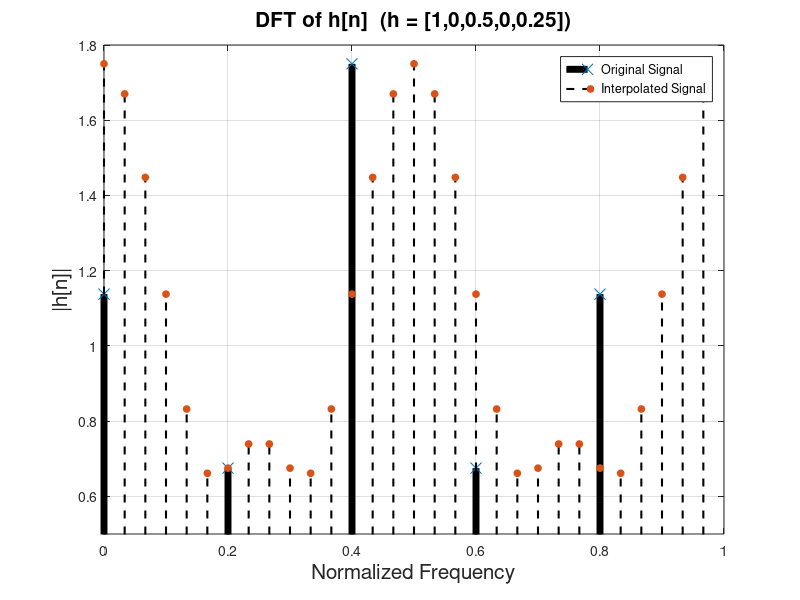

This figure's MATLAB source:
%Zero Padding
%Rijk van Wijk & Nicolaas du Plessis
close all; clear; clc;

h = [1 0 1/2 0 1/4];
H = fftshift(abs(fft(h)));
N = 5;
f = [0: 1/N : (N-1)/N];

stem(f,H,'LineStyle','-','LineWidth',5,'Color','black','Marker','x','MarkerSize',8);
axis([0 1 0.5 1.8]); grid on
xlabel('Normalized Frequency','Fontsize',15); ylabel('|h[n]|','Fontsize',15)
title('DFT of h[n]  (h = [1,0,0.5,0,0.25])','Fontsize',15)

hold on

N = 30;
f = [0: 1/N : (N-1)/N];
h = [1 0 1/2 0 1/4 zeros(1,25)];
H = fftshift(abs(fft(h)));

stem(f,H,'filled','LineStyle','--','LineWidth',1.5,'Color','black','Marker','o','MarkerSize',5);

legend('Original Signal','Interpolated Signal')